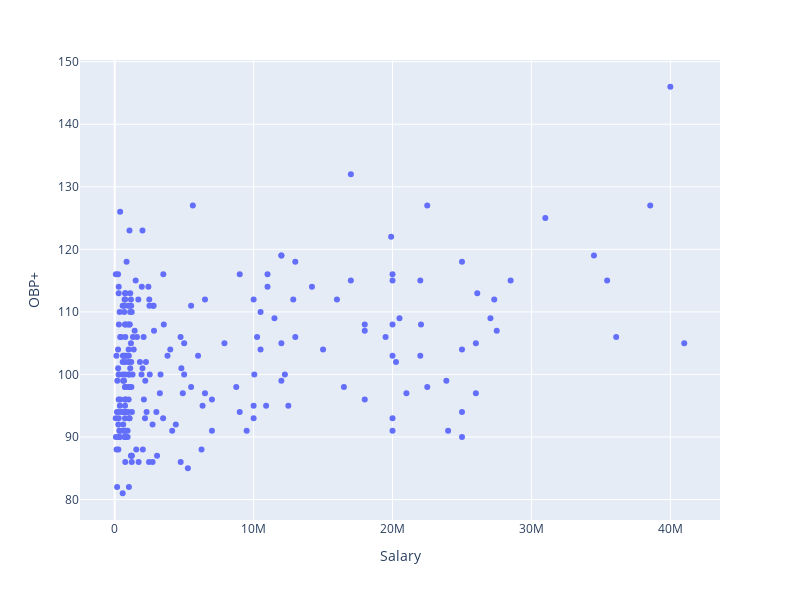

This figure's notebook cell:
### Code cell
fig = px.scatter(df,
                 x = 'Salary',
                 y = 'OBP+',
                 hover_data = 'Name')

fig.update_layout(width = 800,
                  height = 600)

fig.show()

### Figure 1 — Plotly figure (JSON) as saved in the notebook; plotly's stock layout.template omitted (floating-point values rounded to 4 significant figures; data arrays with more than 128 entries replaced by an {"elided": "..."} marker saying what was removed)
{"data": [{"customdata": {"elided": "236x1 str values"}, "hovertemplate": "Salary=%{x}<br>OBP+=%{y}<br>Name=%{customdata[0]}<extra></extra>", "legendgroup": "", "marker": {"color": "#636efa", "symbol": "circle"}, "mode": "markers", "name": "", "orientation": "v", "showlegend": false, "type": "scatter", "x": {"elided": "236 int values"}, "xaxis": "x", "y": {"elided": "236 int values"}, "yaxis": "y"}], "layout": {"height": 600, "legend": {"tracegroupgap": 0}, "margin": {"t": 60}, "width": 800, "xaxis": {"anchor": "y", "domain": [0, 1], "title": {"text": "Salary"}}, "yaxis": {"anchor": "x", "domain": [0, 1], "title": {"text": "OBP+"}}}}
